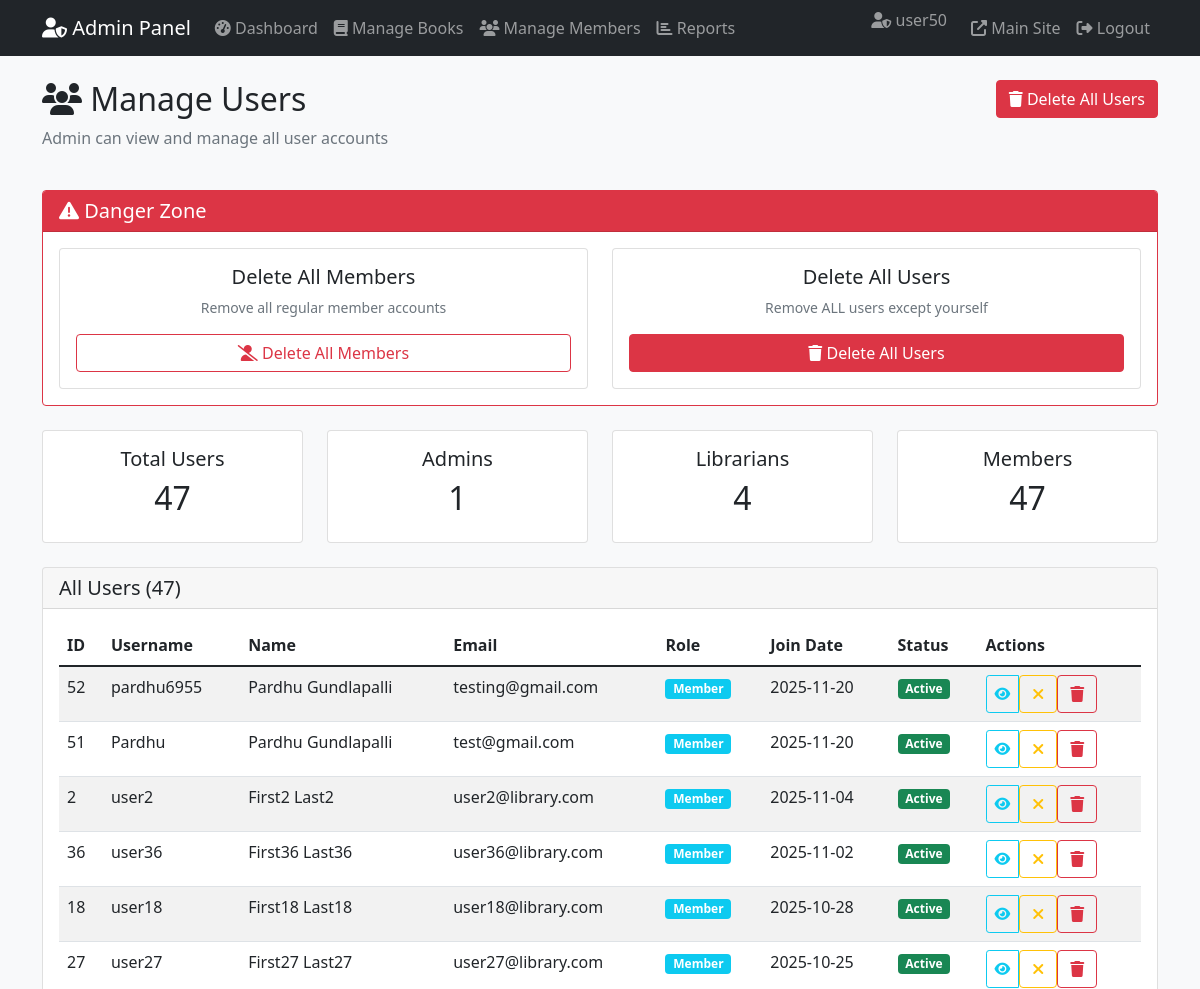
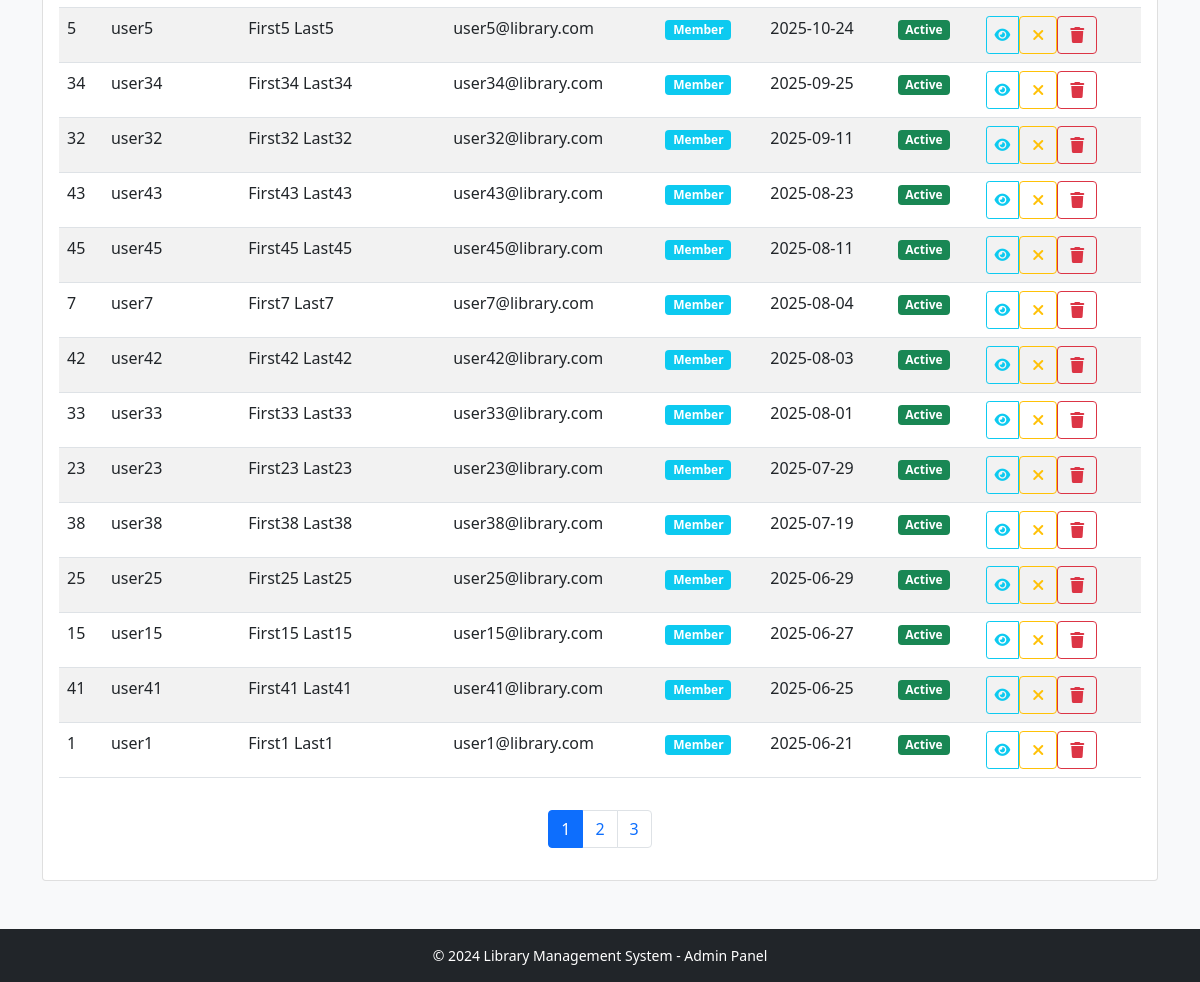
The app's page /admin/users (signed in), older data (2 pictures, top to bottom).
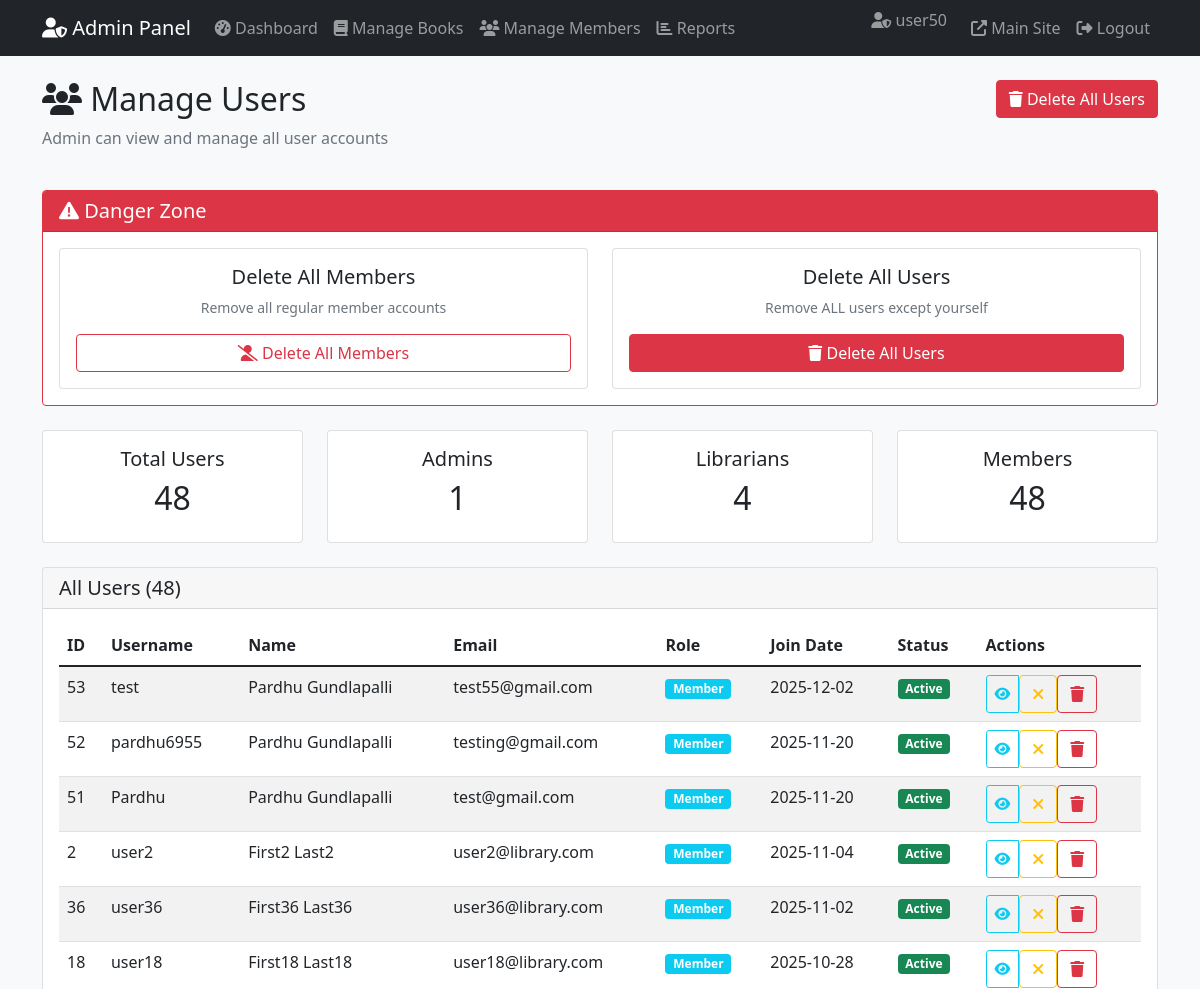
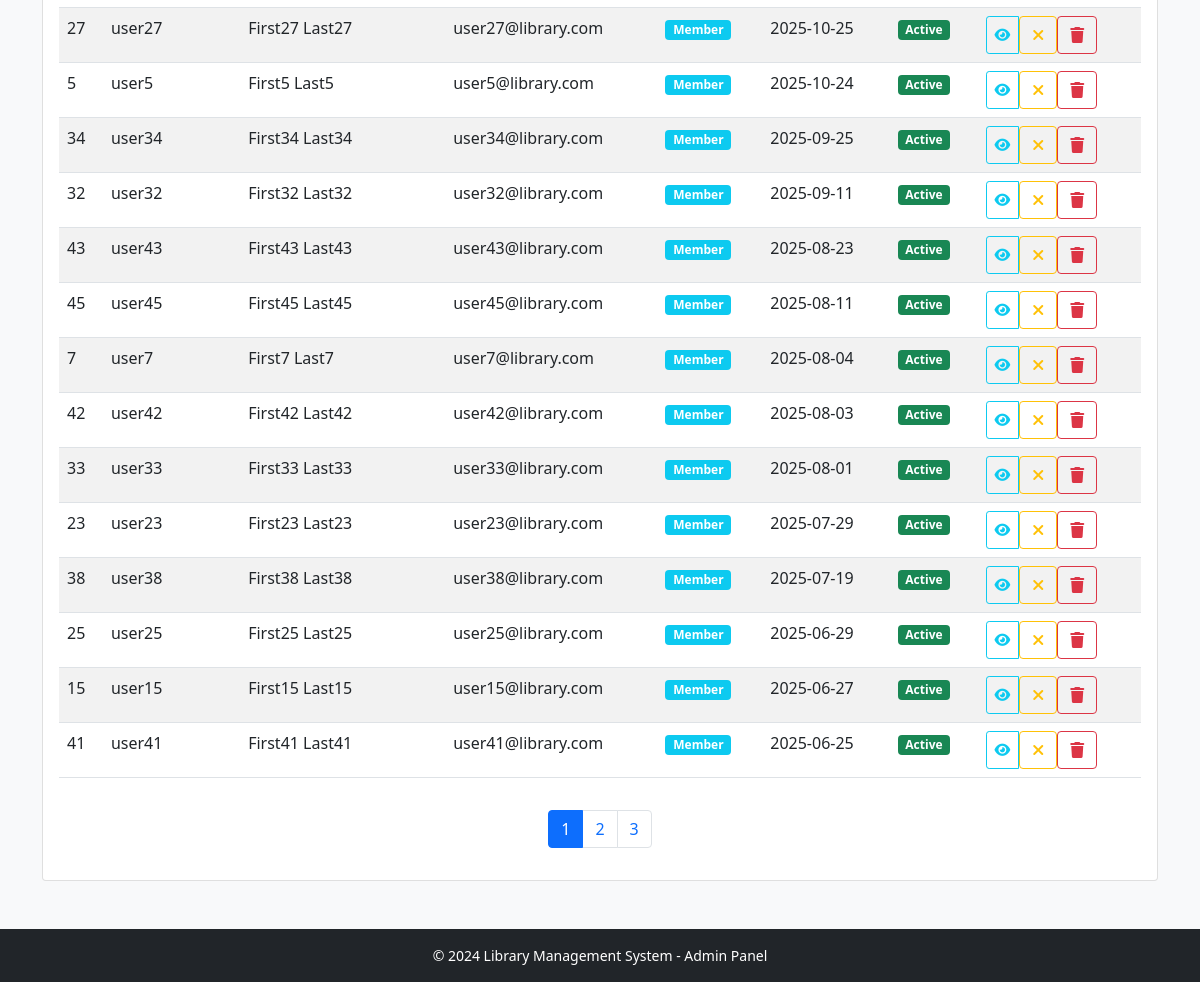
The same page, newer data (2 pictures, top to bottom).
### models/user.py (models this page shows, shortened)
class User(db.Model, UserMixin):
    __tablename__ = 'users'
    id = db.Column(db.Integer, primary_key=True)
    username = db.Column(db.String(80), unique=True, nullable=False)
    email = db.Column(db.String(120), unique=True, nullable=False)
    password_hash = db.Column(db.String(128), nullable=False)
    role = db.Column(db.String(20), nullable=False, default='member')
    first_name = db.Column(db.String(50), nullable=False)
    last_name = db.Column(db.String(50), nullable=False)
    join_date = db.Column(db.DateTime, default=datetime.utcnow)
    is_active = db.Column(db.Boolean, default=True)
    transactions = db.relationship('Transaction', backref='user', lazy=True)
    reservations = db.relationship('Reservation', backref='user', lazy=True)
    fines = db.relationship('Fine', backref='user', lazy=True)

### routes/admin_routes.py (the view)
@admin_bp.route('/admin/users')
@login_required
def admin_users():
    if current_user.role != 'admin':
        flash('Access denied. Admin role required.', 'error')
        return redirect(url_for('index'))
    page = request.args.get('page', 1, type=int)
    users = User.query.filter_by(role='member').order_by(
        User.join_date.desc()
    ).paginate(page=page, per_page=20, error_out=False)
    total_members = User.query.filter_by(role='member').count()
    total_librarians = User.query.filter_by(role='librarian').count()
    total_admins = User.query.filter_by(role='admin').count()
    return render_template('admin/users.html',
                         users=users,
                         total_members=total_members,
                         total_librarians=total_librarians,
                         total_admins=total_admins)

### app.py (called while the page is built)
def create_app():
    app = Flask(__name__)
    app.config.from_object(Config)
    db.init_app(app)
    login_manager = LoginManager()
    login_manager.init_app(app)
    login_manager.login_view = 'auth.login'
    login_manager.login_message_category = 'info'
    @login_manager.user_loader
    def load_user(user_id):
        return User.query.get(int(user_id))
    from routes.auth_routes import auth_bp
    from routes.book_routes import book_bp
    from routes.member_routes import member_bp
    from routes.transaction_routes import transaction_bp
    from routes.admin_routes import admin_bp
    app.register_blueprint(auth_bp)
    app.register_blueprint(book_bp)
    app.register_blueprint(member_bp)
    app.register_blueprint(transaction_bp)
    app.register_blueprint(admin_bp)
    @app.route('/')
    def index():
        return render_template('index.html')
    return app

### templates/admin/users.html (shortened to what the changed rows need)
{% extends "admin_base.html" %}
{% block content %}
<div class="row">
    <div class="col-md-8">
        <h2><i class="fas fa-users"></i> Manage Users</h2>
    </div>
</div>
<div class="row mt-4">
    <div class="col-md-3">
        <div class="card">
            <div class="card-body text-center">
                <h5>Total Users</h5>
                <h2>{{ users.total }}</h2>
            </div>
        </div>
    </div>
    <div class="col-md-3">
        <div class="card">
            <div class="card-body text-center">
                <h2>{{ total_admins }}</h2>
            </div>
        </div>
    </div>
    <div class="col-md-3">
        <div class="card">
            <div class="card-body text-center">
                <h2>{{ total_librarians }}</h2>
            </div>
        </div>
    </div>
    <div class="col-md-3">
        <div class="card">
            <div class="card-body text-center">
                <h5>Members</h5>
                <h2>{{ total_members }}</h2>
            </div>
        </div>
    </div>
</div>
<div class="card mt-4">
    <div class="card-header">
        <h5 class="mb-0">All Users ({{ users.total }})</h5>
    </div>
    <div class="card-body">
        {% if users.items %}
            <div class="table-responsive">
                <table class="table table-striped table-hover">
                    <thead>
                        <tr>
                            <th>ID</th>
                            <th>Username</th>
                            <th>Name</th>
                            <th>Email</th>
                            <th>Role</th>
                            <th>Join Date</th>
                            <th>Status</th>
                            <th>Actions</th>
                        </tr>
                    </thead>
                    <tbody>
                        {% for user in users.items %}
                        <tr>
                            <td>{{ user.id }}</td>
                            <td>{{ user.username }}</td>
                            <td>{{ user.first_name }} {{ user.last_name }}</td>
                            <td>{{ user.email }}</td>
                            <td>
                                <span class="badge
                                    {% if user.role == 'admin' %}bg-danger
                                    {% elif user.role == 'librarian' %}bg-warning
                                    {% else %}bg-info{% endif %}">
                                    {{ user.role|title }}
                                </span>
                            </td>
                            <td>{{ user.join_date.strftime('%Y-%m-%d') if user.join_date else 'N/A' }}</td>
                            <td>
                                {% if user.is_active %}
                                    <span class="badge bg-success">Active</span>
                                {% else %}
                                    <span class="badge bg-secondary">Inactive</span>
                                {% endif %}
                            </td>
                            <td>
                                <div class="btn-group btn-group-sm">
                                    <button class="btn btn-outline-info view-user-btn"
                                            data-user-id="{{ user.id }}"
                                            data-username="{{ user.username }}"
                                            data-firstname="{{ user.first_name }}"
                                            data-lastname="{{ user.last_name }}"
                                            data-email="{{ user.email }}"
                                            data-role="{{ user.role }}"
                                            data-joindate="{{ user.join_date.strftime('%Y-%m-%d') if user.join_date else '' }}"
                                            data-isactive="{{ user.is_active|lower }}"
                                            title="View Details">
                                        <i class="fas fa-eye"></i>
                                    </button>
                                    {% if user.id != current_user.id %}
                                        <form method="POST"
                                              action="{{ url_for('admin.deactivate_user', user_id=user.id) }}"
                                              class="d-inline">
                                            <button type="submit"
                                                    class="btn {% if user.is_active %}btn-outline-warning{% else %}btn-outline-success{% endif %}"
                                                    title="{% if user.is_active %}Deactivate{% else %}Activate{% endif %} User"
                                                    onclick="return confirm('{% if user.is_active %}Deactivate{% else %}Activate{% endif %} user {{ user.username }}?');">
                                                <i class="fas fa-{% if user.is_active %}times{% else %}check{% endif %}"></i>
                                            </button>
                                        </form>
                                        <form method="POST"
                                              action="{{ url_for('admin.delete_user', user_id=user.id) }}"
                                              class="d-inline">
                                            <button type="submit"
                                                    class="btn btn-outline-danger"
                                                    title="Delete User"
                                                    onclick="return confirm('⚠️ Delete user {{ user.username }} permanently? This action cannot be undone!');">
                                                <i class="fas fa-trash"></i>
                                            </button>
                                        </form>
                                    {% else %}
                                        <button class="btn btn-outline-secondary" disabled title="Current User">
                                            <i class="fas fa-user"></i>
                                        </button>
                                    {% endif %}
                                </div>
                            </td>
                        </tr>
                        {% endfor %}
                    </tbody>
                </table>
            </div>
            {% if users.pages > 1 %}
            <nav aria-label="Page navigation" class="mt-3">
                <ul class="pagination justify-content-center">
                    {% for page_num in users.iter_pages() %}
                        {% if page_num %}
                            <li class="page-item {% if page_num == users.page %}active{% endif %}">
                                <a class="page-link" href="{{ url_for('admin.admin_users', page=page_num) }}">
                                    {{ page_num }}
                                </a>
                            </li>
                        {% else %}
                            <li class="page-item disabled"><span class="page-link">…</span></li>
                        {% endif %}
                    {% endfor %}
                </ul>
            </nav>
            {% endif %}
        {% else %}
            <div class="alert alert-info text-center py-5">
                <i class="fas fa-users fa-3x mb-3"></i>
                <h4>No Users Found</h4>
                <p>There are no users in the system.</p>
            </div>
        {% endif %}
    </div>
</div>
{% endblock %}

Row changes from the older to the newer data that the page shows:
no longer on this page (row unchanged): User: id "1", username "user1", first_name "First1", last_name "Last1", email "user1@library.com", role "Member", join_date "2025-06-21", is_active "Active"
added User: id "53", username "test", first_name "Pardhu", last_name "Gundlapalli", email "test55@gmail.com", role "Member", join_date "2025-12-02", is_active "Active"
Text that changed along with them:
{{ users.total }}: "47" → "48"
{{ total_members }}: "47" → "48"
